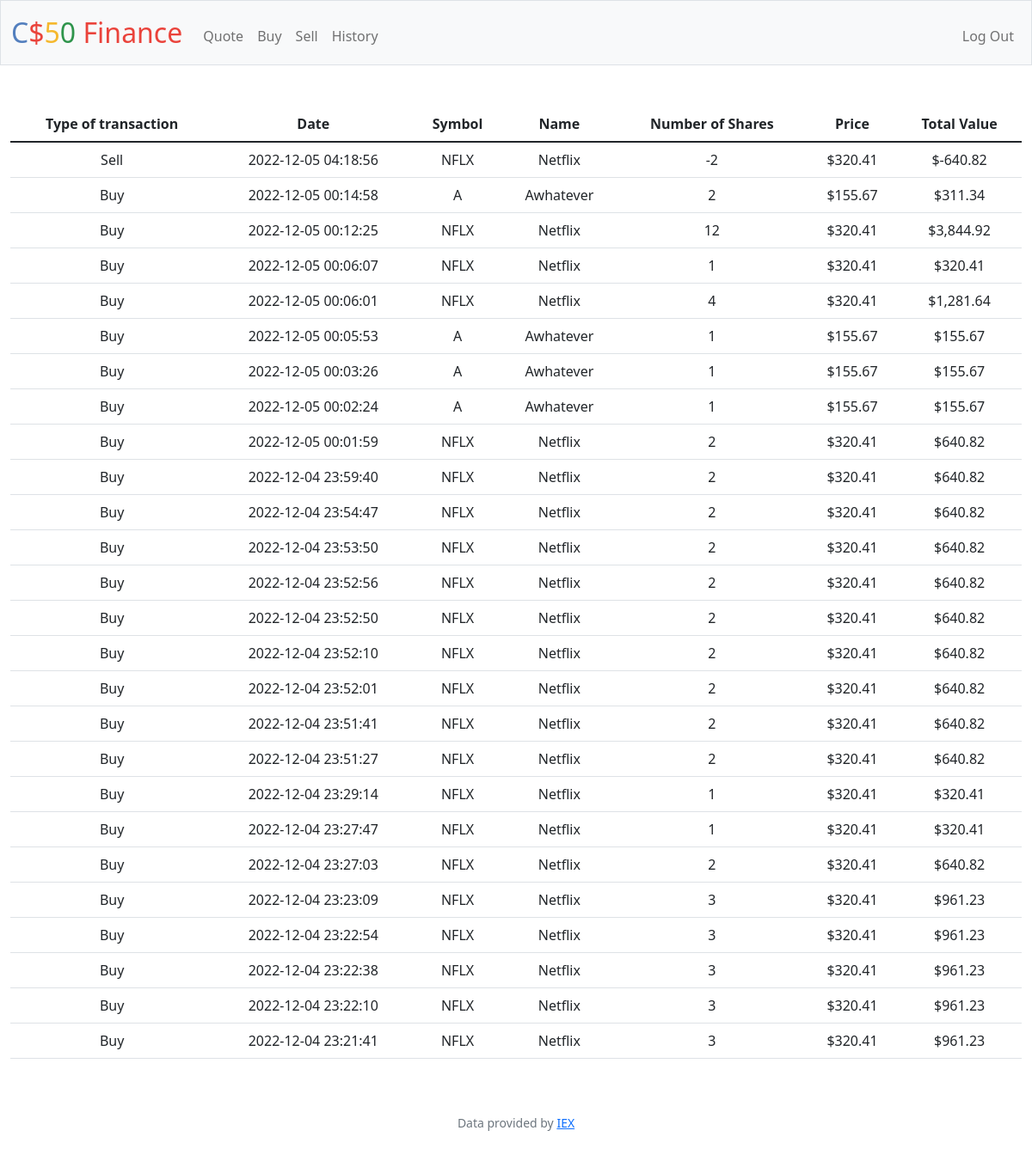
The app's page /history (signed in), older data.
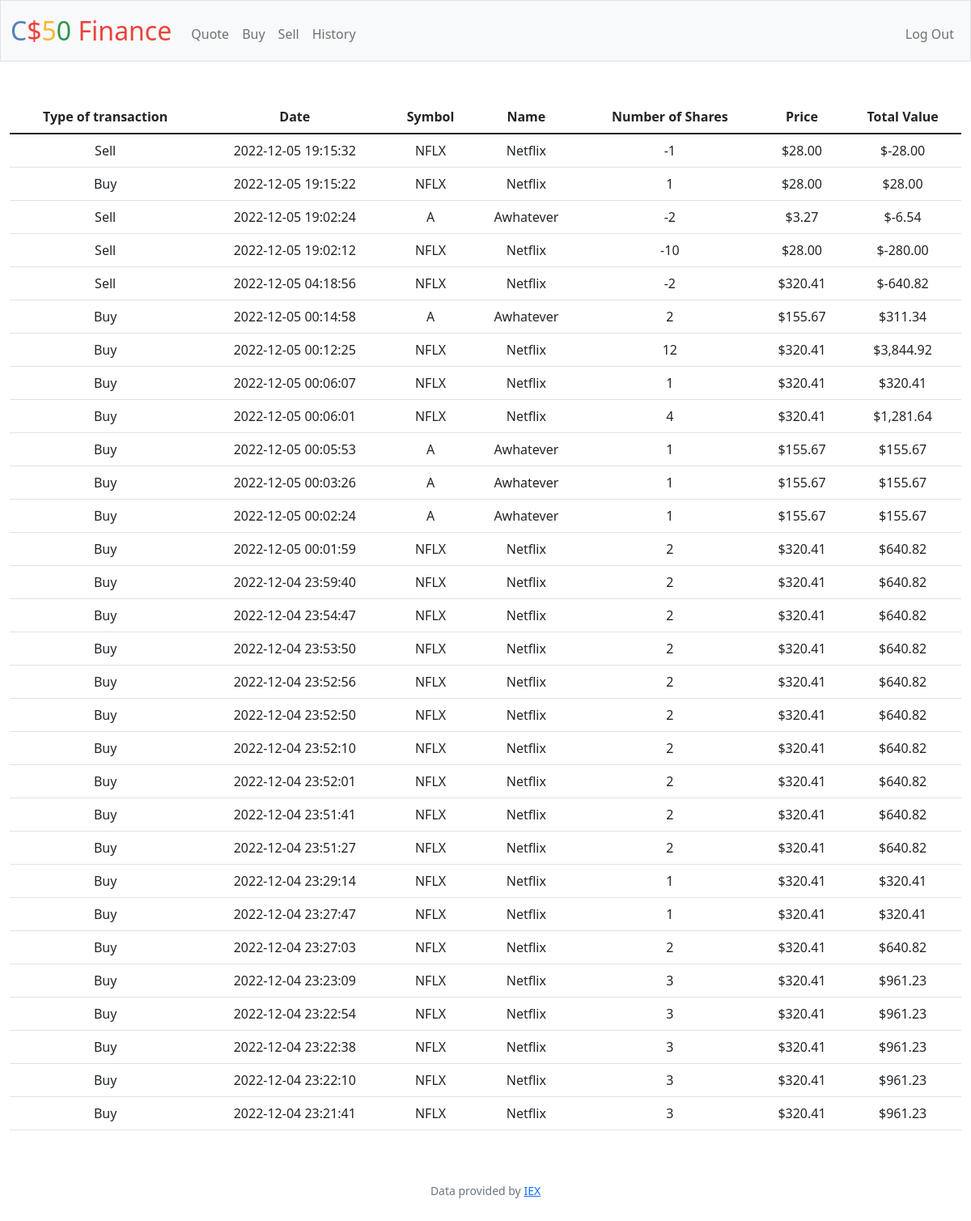
The same page, newer data.
### tables this page shows
CREATE TABLE transactions (id INTEGER PRIMARY KEY AUTOINCREMENT NOT NULL, user_id INTEGER NOT NULL, share_symbol TEXT NOT NULL, share_price NUMERIC NOT NULL, share_qty INTEGER NOT NULL, transaction_time DATETIME DEFAULT CURRENT_TIMESTAMP, FOREIGN KEY (user_id) REFERENCES users(id));

### app.py (the view)
@app.route("/history")
@login_required
def history():
    user = session["user_id"]
    """GET DATA FOR TABLE"""
    test = db.execute("SELECT * FROM transactions WHERE user_id = ? ORDER BY transaction_time DESC", user)
    history = []
    dictList = []
    keys = ["name", "time", "share", "qty", "type", "price", "total"]
    for i in range(len(test)):
        history.append(lookup(test[i]["share_symbol"])["name"])
        history.append(test[i]["transaction_time"])
        history.append(test[i]["share_symbol"])
        history.append(test[i]["share_qty"])
        if test[i]["share_qty"] < 0:
            history.append("Sell")
        else:
            history.append("Buy")
        history.append(usd(test[i]["share_price"]))
        history.append(usd(test[i]["share_qty"] * test[i]["share_price"]))
        dictList.append(dict(zip(keys, history)))
        history.clear()
    return render_template("history.html", test=dictList)

### app.py (called while the page is built)
@app.after_request
def after_request(response):
    response.headers["Cache-Control"] = "no-cache, no-store, must-revalidate"
    response.headers["Expires"] = 0
    response.headers["Pragma"] = "no-cache"
    return response

### helpers.py (called while the page is built)
def login_required(f):
    @wraps(f)
    def decorated_function(*args, **kwargs):
        if session.get("user_id") is None:
            return redirect("/login")
        return f(*args, **kwargs)
    return decorated_function

def lookup(symbol):
    if symbol == "NFLX":
        return {"name": "Netflix", "price": 28.00, "symbol": "AAAA"}
    if symbol == "A":
        return {"name": "Awhatever", "price": 3.27, "symbol": "BBBB"}
    if symbol == "CCCC":
        return {"name": "Test C", "price": 35.30, "symbol": "CCCC"}
    if symbol == "DDDD":
        return {"name": "Test D", "price": 0.28, "symbol": "DDDD"}
    return None

def usd(value):
    return f"${value:,.2f}"

### templates/history.html (shortened to what this page needs)
{% extends "layout.html" %}
{% block main %}
<table class="table">
    <thead>
        <tr>
            <th scope="col">Type of transaction</th>
            <th scope="col">Date</th>
            <th scope="col">Symbol</th>
            <th scope="col">Name</th>
            <th scope="col">Number of Shares</th>
            <th scope="col">Price</th>
            <th scope="col">Total Value</th>
        </tr>
    </thead>
    <tbody>
        {% for value in test %}
        <tr scope="raw">
            <td>{{ value.type }}</td>
            <td>{{ value.time }}</td>
            <td>{{ value.share }}</td>
            <td>{{ value.name }}</td>
            <td>{{ value.qty }}</td>
            <td>{{ value.price }}</td>
            <td>{{ value.total }}</td>
        </tr>
        {% endfor %}
    </tbody>
</table>
{% endblock %}

### templates/layout.html (shortened to what this page needs)
<!DOCTYPE html>
<html lang="en">
    <head>
        <link href="https://cdn.jsdelivr.net/npm/bootstrap@5.1.3/dist/css/bootstrap.min.css" rel="stylesheet">
        <link href="/static/styles.css" rel="stylesheet">
    </head>
    <body>
        <nav class="bg-light border navbar navbar-expand-md navbar-light">
            <div class="container-fluid">
                <a class="navbar-brand" href="/"><span class="blue">C</span><span class="red">$</span><span class="yellow">5</span><span class="green">0</span> <span class="red">Finance</span></a>
                <div class="collapse navbar-collapse" id="navbar">
                    {% if session["user_id"] %}
                        <ul class="navbar-nav me-auto mt-2">
                            <li class="nav-item"><a class="nav-link" href="/quote">Quote</a></li>
                            <li class="nav-item"><a class="nav-link" href="/buy">Buy</a></li>
                            <li class="nav-item"><a class="nav-link" href="/sell">Sell</a></li>
                            <li class="nav-item"><a class="nav-link" href="/history">History</a></li>
                        </ul>
                        <ul class="navbar-nav ms-auto mt-2">
                            <li class="nav-item"><a class="nav-link" href="/logout">Log Out</a></li>
                        </ul>
                    {% else %}
                        <ul class="navbar-nav ms-auto mt-2">
                            <li class="nav-item"><a class="nav-link" href="/register">Register</a></li>
                            <li class="nav-item"><a class="nav-link" href="/login">Log In</a></li>
                        </ul>
                    {% endif %}
                </div>
            </div>
        </nav>
        <main class="container-fluid py-5 text-center">
            {% block main %}{% endblock %}
        </main>
        <footer class="mb-5 small text-center text-muted">
            Data provided by <a href="https://iexcloud.io/">IEX</a>
        </footer>
    </body>
</html>

### static/styles.css (style rules this page uses)
nav .navbar-brand { font-size: xx-large; }
nav .navbar-brand .blue { color: #537fbe; }
nav .navbar-brand .red { color: #ea433b; }
nav .navbar-brand .yellow { color: #f5b82e; }
nav .navbar-brand .green { color: #2e944b; }

Row changes from the older to the newer data that the page shows:
added transactions: type "Sell", time "2022-12-05 19:15:32", share "NFLX", name "Netflix", qty "-1", price "$28.00", total "$-28.00"
added transactions: type "Buy", time "2022-12-05 19:15:22", share "NFLX", name "Netflix", qty "1", price "$28.00", total "$28.00"
added transactions: type "Sell", time "2022-12-05 19:02:24", share "A", name "Awhatever", qty "-2", price "$3.27", total "$-6.54"
added transactions: type "Sell", time "2022-12-05 19:02:12", share "NFLX", name "Netflix", qty "-10", price "$28.00", total "$-280.00"
